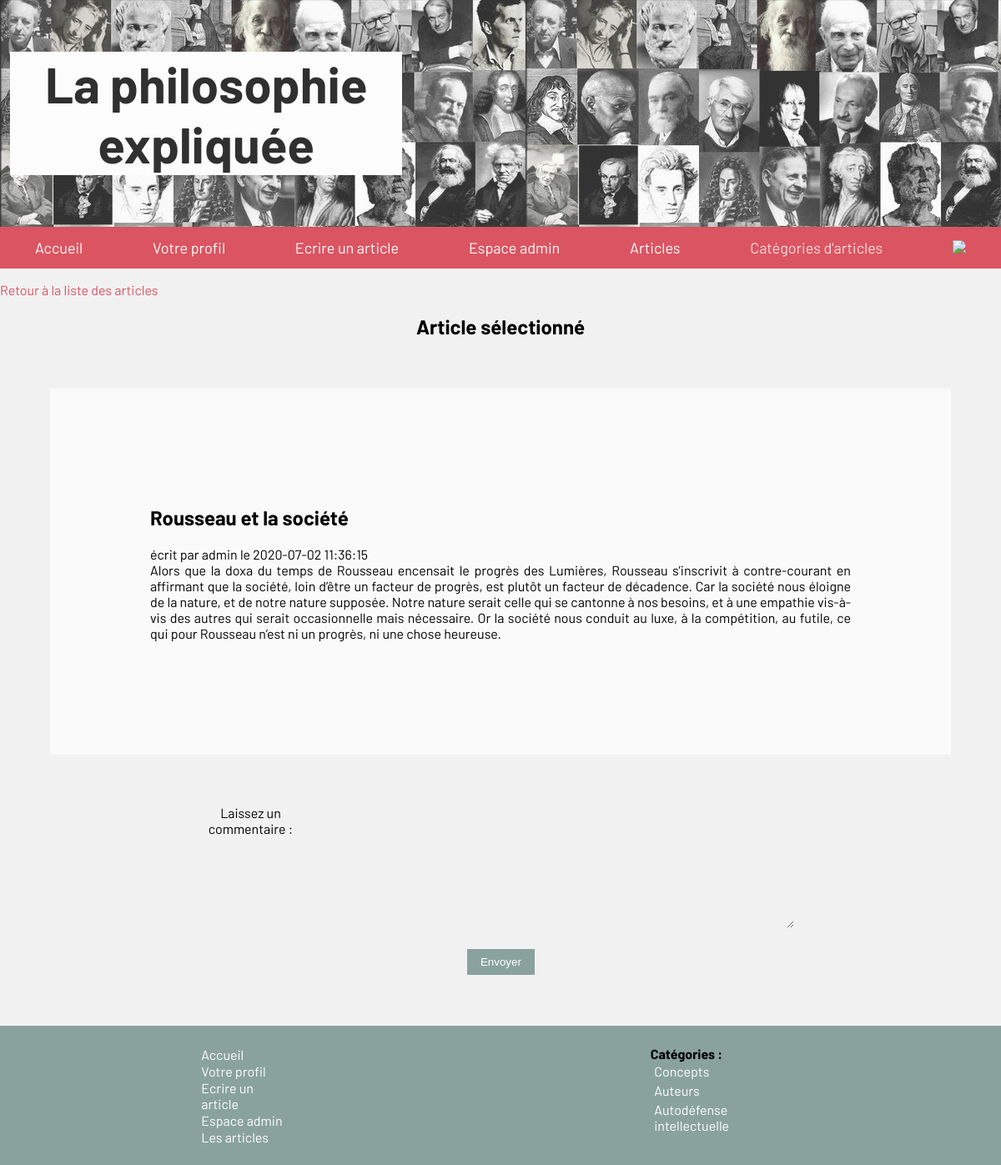
The app's page /article.php?id=8 (signed in) with its own data.
### tables this page shows
CREATE TABLE IF NOT EXISTS `articles` (
  `id` int(11) NOT NULL AUTO_INCREMENT,
  `article` text NOT NULL,
  `id_utilisateur` int(11) NOT NULL,
  `id_categorie` int(11) NOT NULL,
  `date` timestamp NOT NULL,
  `titre` varchar(255) NOT NULL,
  PRIMARY KEY (`id`)
);

CREATE TABLE IF NOT EXISTS `utilisateurs` (
  `id` int(11) NOT NULL AUTO_INCREMENT,
  `login` varchar(255) NOT NULL,
  `password` varchar(255) NOT NULL,
  `email` varchar(255) NOT NULL,
  `id_droits` int(11) NOT NULL,
  PRIMARY KEY (`id`)
);

CREATE TABLE IF NOT EXISTS `categories` (
  `id` int(11) NOT NULL AUTO_INCREMENT,
  `nom` varchar(80) NOT NULL,
  PRIMARY KEY (`id`)
);

### article.php (the view, shortened to what this page needs)
<!DOCTYPE html>
<html>
    <head>
    	<link href="css/style.css" rel="stylesheet" />
      <link rel="stylesheet" href="css/form.css">
    </head>
    <header>
      <?php  include('includes/header.php') ?>
    </header>
    <body>
      <p><a class="link_voir_article" href="articles.php">Retour à la liste des articles</a></p>
      <div class="article">
        <h2> Article sélectionné </h2>
        <?php
        if(isset($_GET['id']))
        {
          $req = $bdd->prepare('SELECT login, titre, article, date FROM articles, utilisateurs
                  WHERE utilisateurs.id = articles.id_utilisateur AND articles.id  = ?');
          $req->execute(array($_GET['id']));
          while ($donnees = $req->fetch())
          {
          ?>
            <div class="card_article">
              <h2><?php echo htmlspecialchars($donnees['titre']); ?></h2>
                écrit par <?php echo htmlspecialchars($donnees['login']);?>
                le <?php echo $donnees['date']; ?><br>
              <?php echo htmlspecialchars($donnees['article']); ?></p>
            </div>
          <?php
          }
        }
        ?>
        <?php if(isset($_SESSION['login'])){
          ?> <form class="form_commentaire" action="article.php?id=<?php echo $_GET['id']; ?>" method="post" name="commentaire">
            <div class="ajout_commentaire">
              <label> Laissez un commentaire :</label>
              <textarea id = "commentaire" name="commentaire" value="" rows="5" cols="73"></textarea>
            </div>
            <div class="submit_commentaire">
              <input id="bouton_commentaire" type="submit" value="Envoyer">
            </div>
          </form>
        </div>
        <?php } ?>
      <?php include("includes/footer.php");?>
    </body>
</html>

### includes/footer.php (shortened to what this page needs)
<?php
    try
    {
    	$bdd = new PDO('mysql:host=localhost;dbname=blog;charset=utf8', 'root', '');
    }
    catch (Exception $e)
    {
            die('Erreur : ' . $e->getMessage());
    }
?>
<!DOCTYPE html>
<html lang="fr" dir="ltr">
  <head>
    <link rel="stylesheet" href="css/style.css">
  </head>
  <body>
    <?php
        if (isset($_SESSION['login'])) {
            if ($_SESSION['id_droits']== 1) {
              ?>
              <div class="navbar_bottom">
                <a href="index.php"><center>Accueil</center></a>
                <a href="profil.php"> Votre profil <i> <?php $_SESSION['login'] ?></i></a>
                <a href="articles.php"> Articles  </a>
                <?php   $reponse = $bdd->query('SELECT * FROM categories');
                 while ($donnees = $reponse->fetch())
                 {
                   ?>
                    <a href="">
                   <?php echo $donnees['nom'];
                  }
                  ?><a/>
              </div>
                <?php
                }elseif ($_SESSION['id_droits']== 1337){ ?>
                  <div class="navbar_bottom">
                    <div class="liste_footer">
                      <a href="index.php">Accueil</a>
                      <a href="profil.php"> Votre profil <i><?php $_SESSION['login'] ?></i></a>
                      <a href="creer-article.php"> Ecrire un article </a>
                      <a href="admin.php"> Espace admin </a>
                      <a href="articles.php"> Les articles </a>
                    </div>
                    <div class="liste_categories">
                      <strong> Catégories : </strong>
                      <?php   $reponse = $bdd->query('SELECT * FROM categories');
                      while ($donnees = $reponse->fetch())
                      {
                      ?>
                      <a href="articles.php?categorie=<?php echo $donnees['id'];
                      ?>" class="link_categorie"> <?php  echo " ". $donnees['nom']; }?> </a>
                    </div>
                  </div>
                <?php  }
              }  ?>
  </body>
</html>

### css/style.css (style rules this page uses)
body { background: #f1f1f1; font-family: 'Barlow', sans-serif; margin: auto; padding: auto; }
html { height: 100%; }
body { min-height: 100%; margin: 0; padding: 0; }
.container_admin h1, { text-align: center; }
input { padding: 0.5%; margin: 0.5%; }
.link_voir_article { color: #DB5461; text-decoration: none; }
.link_categorie { text-decoration: none; background-color: #8AA29E; color: white; padding: 0.5%; }
.article { text-align: center; }
.card_article { background-color: #FAFAFA; padding: 10%; margin: 5%; text-align: justify; }
.navbar_bottom { display: flex; flex-direction: row; justify-content: space-around; background-color: #8AA29E; padding: 2%; margin-top:5%; }
.navbar_bottom a { color: white; text-decoration: none; background-color: #8AA29E; margin: 1% 2% 0 2%; display: flex; flex-direction: column; }
.liste_categories { display: flex; flex-direction: column; }
.liste_footer { display: flex; flex-direction: column; }

### css/form.css (style rules this page uses)
form { display: flex; flex-direction: column; align-items: center; margin: 1%; }
label { display:block; float:left; width:150px; }
input { float: left; }
textarea { width: 90%; padding: 2%; margin: 5px 0 22px 0; display: inline-block; border: none; background: #f1f1f1; }
#bouton_commentaire { text-decoration: none; padding: 8px 16px; background-color: #8AA29E; color:white; border:none; cursor:pointer; }

### records on screen
articles: titre "Rousseau et la société", id_utilisateur.login "admin", date "2020-07-02 11:36:15", article "Alors que la doxa du temps de Rousseau encensait le progrès des Lumières, Rousseau s’inscrivit à contre-courant en affirmant que la société, loin d’être un facteur de progrès, est plutôt un facteur de décadence. Car la société nous éloigne de la nature, et de notre nature supposée. Notre nature serait celle qui se cantonne à nos besoins, et à une empathie vis-à-vis des autres qui serait occasionnelle mais nécessaire. Or la société nous conduit au luxe, à la compétition, au futile, ce qui pour Rousseau n’est ni un progrès, ni une chose heureuse."
categories: nom "Concepts"
categories: nom "Auteurs"
categories: nom "Autodéfense intellectuelle"
